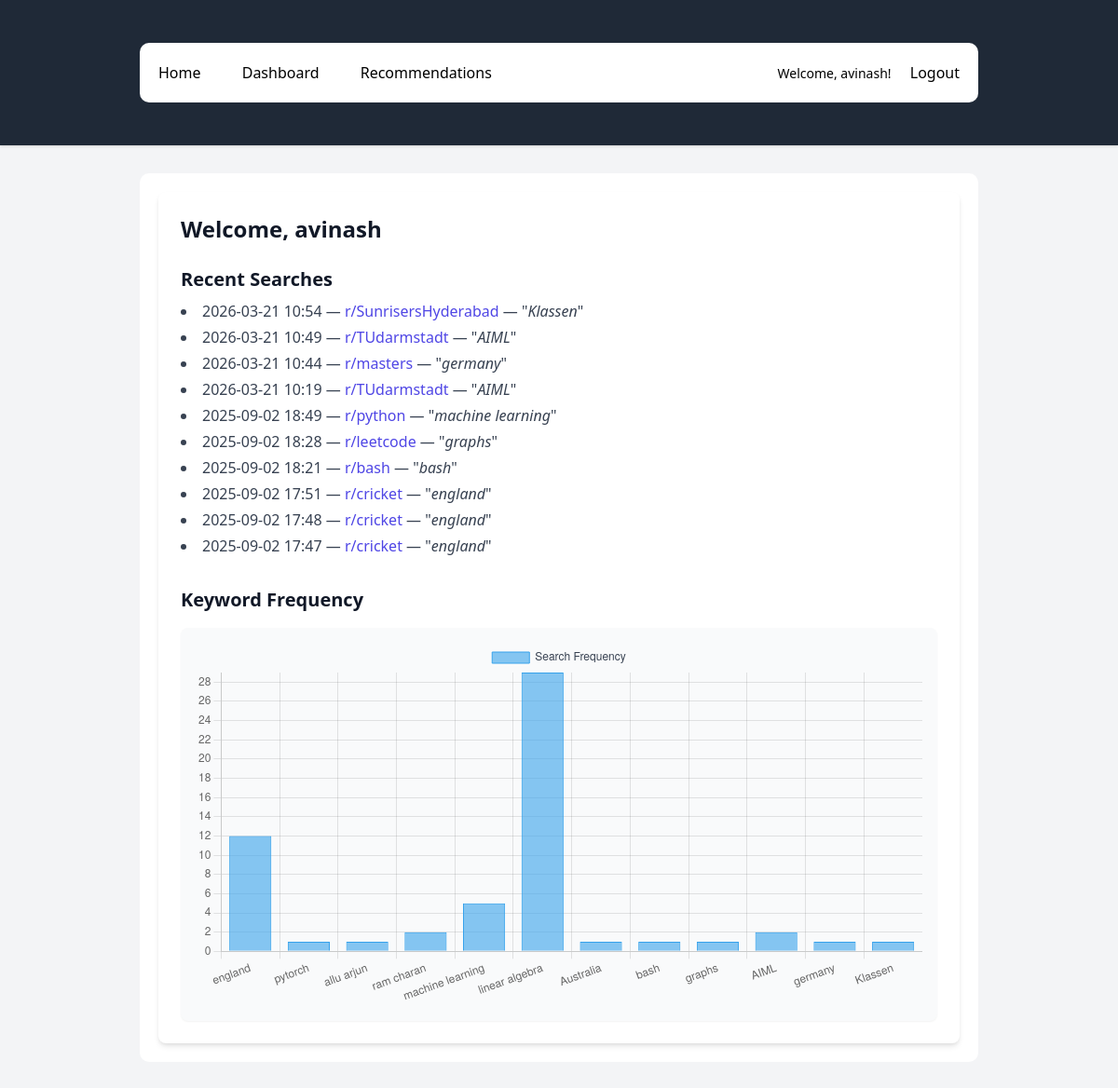
The app's page /dashboard (signed in) with its own data.
### app/models.py (models this page shows, shortened)
class User(UserMixin, db.Model):
    __tablename__ = 'users'
    id = db.Column(db.Integer, primary_key=True)
    username = db.Column(db.String(100), unique=True, nullable=False)
    email = db.Column(db.String(120), unique=True, nullable=False)
    password_hash = db.Column(db.String(128), nullable=False)

class Search(db.Model):
    __tablename__ = 'searches'
    id = db.Column(db.Integer, primary_key=True)
    user_id = db.Column(db.Integer, db.ForeignKey('users.id'), nullable=False)
    subreddit = db.Column(db.String(100), nullable=False)
    keyword = db.Column(db.String(100), nullable=False)
    timestamp = db.Column(db.DateTime, default=datetime.utcnow)
    user = db.relationship('User', backref=db.backref('searches', lazy='dynamic'))

### app/routes.py (the view)
@main.route('/dashboard')
@login_required
def dashboard():
    searches = Search.query.filter_by(user_id=current_user.id)\
                           .order_by(Search.timestamp.desc())\
                           .limit(10).all()
    all_keywords = [s.keyword for s in Search.query.filter_by(user_id=current_user.id).all()]
    keyword_counts = Counter(all_keywords)
    chart_data = {
        'labels': list(keyword_counts.keys()),
        'values': list(keyword_counts.values())
    }
    return render_template('dashboard.html', searches=searches, chart_data=json.dumps(chart_data))

### app/models.py (called while the page is built)
@login_manager.user_loader
def load_user(user_id):
    return User.query.get(int(user_id))

### app/templates/dashboard.html
{% extends 'base.html' %}
{% block content %}
<div class="max-w-4xl mx-auto bg-white dark:bg-gray-800 p-6 rounded-lg shadow-md">
  <h2 class="text-2xl font-bold mb-4">Welcome, {{ current_user.username }}</h2>
  <h3 class="text-xl font-semibold mt-6 mb-2">Recent Searches</h3>
  <ul class="list-disc list-inside space-y-1 text-gray-700 dark:text-gray-300">
    {% for s in searches %}
      <li>
        <span class="font-medium">{{ s.timestamp.strftime('%Y-%m-%d %H:%M') }}</span> —
        <span class="text-indigo-600 dark:text-indigo-400">r/{{ s.subreddit }}</span> —
        "<span class="italic">{{ s.keyword }}</span>"
      </li>
    {% else %}
      <li>No recent searches found.</li>
    {% endfor %}
  </ul>
  <h3 class="text-xl font-semibold mt-8 mb-4">Keyword Frequency</h3>
  <div class="bg-gray-50 dark:bg-gray-700 p-4 rounded-lg shadow-sm">
    <canvas id="keywordChart" class="w-full h-64"></canvas>
  </div>
</div>
<script>
  const ctx = document.getElementById('keywordChart').getContext('2d');
  const data = {{ chart_data | safe }};
  new Chart(ctx, {
    type: 'bar',
    data: {
      labels: data.labels,
      datasets: [{
        label: 'Search Frequency',
        data: data.values,
        backgroundColor: 'rgba(54, 162, 235, 0.6)',
        borderColor: 'rgba(54, 162, 235, 1)',
        borderWidth: 1
      }]
    },
    options: {
      responsive: true,
      scales: {
        y: {
          beginAtZero: true,
          ticks: {
            stepSize: 1
          }
        }
      },
      plugins: {
        legend: {
          labels: {
            color: '#374151'  // Tailwind gray-700
          }
        }
      }
    }
  });
</script>
{% endblock %}

### app/templates/base.html (shortened to what this page needs)
<!DOCTYPE html>
<html lang="en">
<head>
  <link href="https://cdn.jsdelivr.net/npm/tailwindcss@2.2.19/dist/tailwind.min.css" rel="stylesheet">
  <link rel="stylesheet" href="{{ url_for('static', filename='css/style.css') }}">
</head>
<body class="bg-gray-100 dark:bg-gray-900 text-gray-900 dark:text-gray-100 min-h-screen flex flex-col">
  <nav class="bg-gray-800 text-white px-6 py-4 shadow">
    <div class="container mx-auto flex justify-between items-center">
      <div class="space-x-10">
        <a href="{{ url_for('main.home') }}" class="text-black hover:text-indigo-400">Home</a>
        <a href="{{ url_for('main.dashboard') }}" class="text-black hover:text-indigo-400">Dashboard</a>
        <a href="{{ url_for('main.recommendations') }}" class="text-black hover:text-indigo-400">Recommendations</a>
      </div>
      <div class="space-x-4">
        {% if current_user.is_authenticated %}
          <span class="text-black text-sm">Welcome, {{ current_user.username }}!</span>
          <a href="{{ url_for('auth.logout') }}" class="text-black hover:text-red-400">Logout</a>
        {% else %}
          <a href="{{ url_for('auth.login') }}" class="text-black hover:text-green-400">Login</a>
          <a href="{{ url_for('auth.register') }}" class="text-black hover:text-blue-400">Register</a>
        {% endif %}
      </div>
    </div>
  </nav>
  <main class="flex-grow container mx-auto px-4 py-8">
    {% block content %}
    {% endblock %}
  </main>
</body>
</html>

### app/static/css/style.css (style rules this page uses)
body { font-family: 'Segoe UI', sans-serif; background-color: #f9f9f9; margin: 0; padding: 0; }
.container { max-width: 900px; margin: 30px auto; background: white; padding: 20px; border-radius: 10px; }

### records on screen
User: username "avinash"
Search: timestamp "2026-03-21 10:54", subreddit "SunrisersHyderabad", keyword "Klassen"
Search: timestamp "2026-03-21 10:49", subreddit "TUdarmstadt", keyword "AIML"
Search: timestamp "2026-03-21 10:44", subreddit "masters", keyword "germany"
Search: timestamp "2026-03-21 10:19", subreddit "TUdarmstadt", keyword "AIML"
Search: timestamp "2025-09-02 18:49", subreddit "python", keyword "machine learning"
Search: timestamp "2025-09-02 18:28", subreddit "leetcode", keyword "graphs"
Search: timestamp "2025-09-02 18:21", subreddit "bash", keyword "bash"
Search: timestamp "2025-09-02 17:51", subreddit "cricket", keyword "england"
Search: timestamp "2025-09-02 17:48", subreddit "cricket", keyword "england"
Search: timestamp "2025-09-02 17:47", subreddit "cricket", keyword "england"

### other values on screen
chart data {{ chart_data | safe }} {"labels": ["england", "pytorch", "allu arjun", "ram charan", "machine learning", "linear algebra", "Australia", "bash", "graphs", "AIML", "germany", "Klassen"], "values": [12, 1, 1, 2, 5, 29, 1, 1, 1, 2, 1, 1]}
